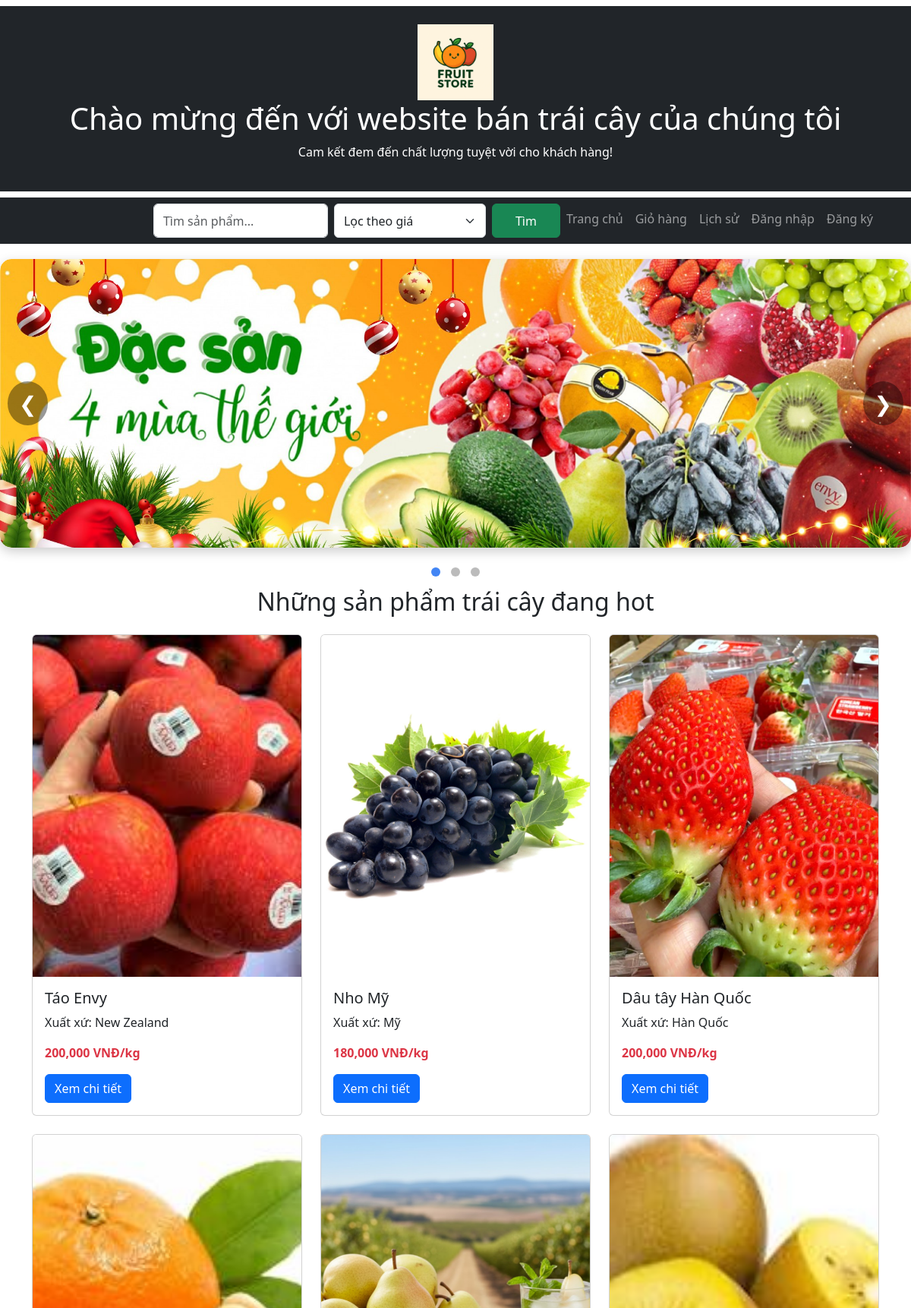
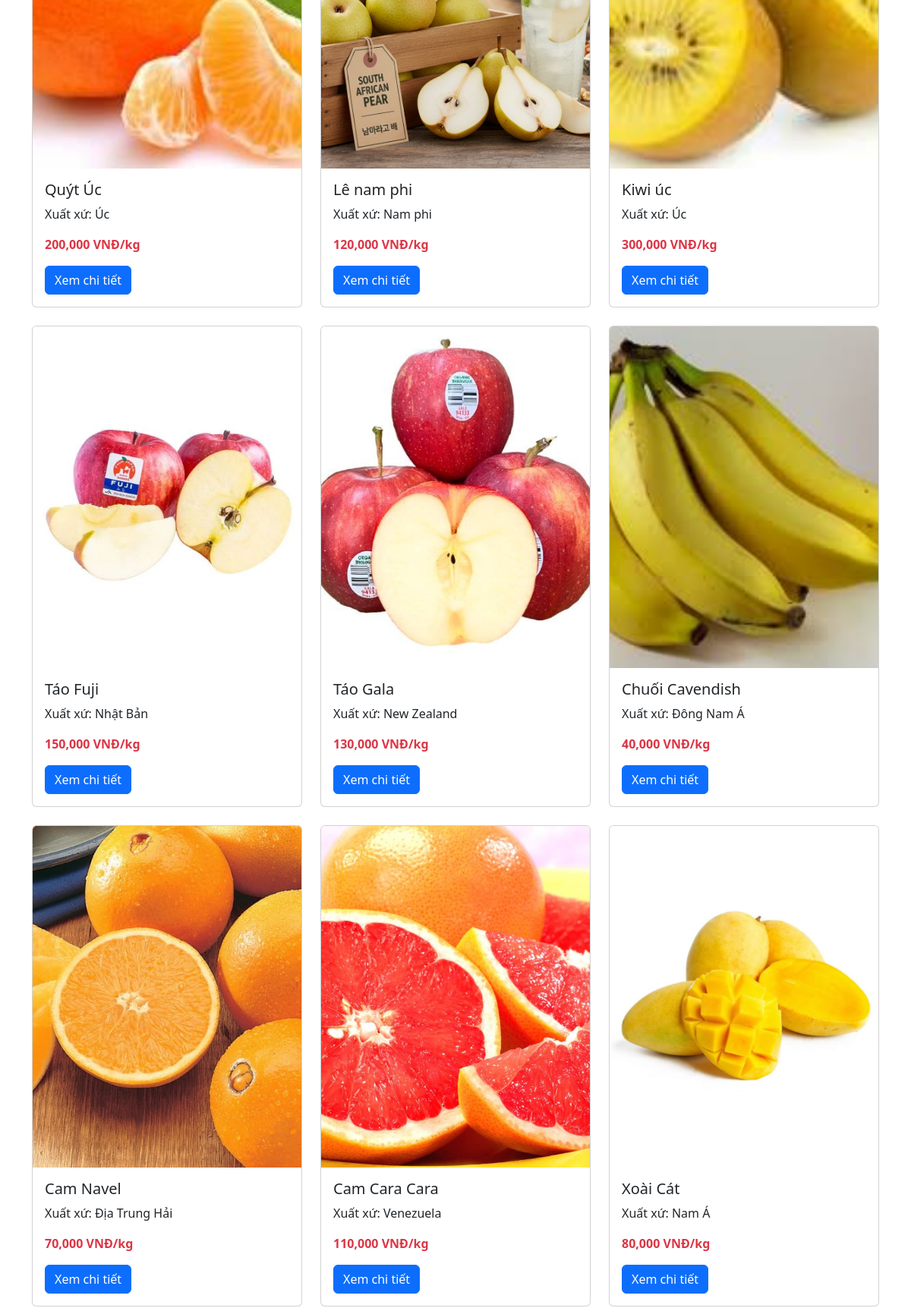
The page /traicay/index.php (upper part) on the database its author committed (2 pictures, top to bottom).
### tables this page shows
CREATE TABLE `products` (
  `id` int(11) NOT NULL,
  `name` varchar(255) DEFAULT NULL,
  `price` int(11) DEFAULT NULL,
  `image` varchar(255) DEFAULT NULL,
  `origin` varchar(255) DEFAULT NULL,
  `description` text DEFAULT NULL,
  `qr_link` varchar(255) DEFAULT NULL
);

### traicay/index.php (the view, shortened to what this page needs)
<?php
include "ketnoi.php";
$sql = "SELECT * FROM products WHERE 1";
$result = $conn->query($sql);
?>
<!DOCTYPE html>
<html lang="vi">
    <head>
        <link rel="stylesheet" href="bootstrap cdn/KT2/css/bootstrap.min.css">
    </head>
    <body>
       <div class="container-fluid py-4 my-2 bg-dark text-white text-center">
            <img src="images/logotraicay.png" alt="Logo website" width="100">
            <h1>Chào mừng đến với website bán trái cây của chúng tôi</h1>
            <p>Cam kết đem đến chất lượng tuyệt vời cho khách hàng!</p>
        </div>
        <nav class="navbar navbar-expand-sm bg-dark navbar-dark">
    <div class="container justify-content-end ">
        <ul class="navbar-nav">
            <form class="d-flex align-items-center me-auto ms-3" method="GET" action="index.php">
    <input class="form-control me-2"
           type="search"
           name="search"
           placeholder="Tìm sản phẩm..."
           value="<?= isset($_GET['search']) ? $_GET['search'] : '' ?>"
           style="width:230px; height:45px;">
    <select name="price"
            class="form-select me-2"
            style="width:200px; height:45px;"
            onchange="this.form.submit()">
        <option value="">Lọc theo giá</option>
    </select>
    <button class="btn btn-success" style="width:90px; height:45px;" type="submit">
        Tìm
    </button>
</form>
            <li class="nav-item">
                <a class="nav-link" href="index.php">Trang chủ</a>
            </li>
             <li class="nav-item">
                <a class="nav-link" href="giohang.php">Giỏ hàng</a>
            </li>
             <li class="nav-item">
                    <a class="nav-link" href="lichsu.php">Lịch sử</a>
                </li>
            <?php if(isset($_SESSION['user'])) { ?>
                <li class="nav-item">
                    <span class="nav-link text-warning">Xin chào, <?php echo $_SESSION['user']; ?>!</span>
                </li>
                <li class="nav-item">
                    <a class="nav-link text-danger" href="dangxuat.php">Đăng xuất</a>
                </li>
            <?php } else { ?>
                <li class="nav-item">
                    <a class="nav-link" href="dangnhap.php">Đăng nhập</a>
                </li>
                <li class="nav-item">
                    <a class="nav-link" href="dangky.php">Đăng ký</a>
                </li>
            <?php } ?>
        </ul>
    </div>
</nav>
<div class="slider-container">
    <div class="slider-wrapper" id="sliderWrapper">
        <div class="slider-slide">
            <img src="images/banner4.jpg">
        </div>
    </div>
    <button id="prevBtn" class="slider-btn">&#10094;</button>
    <button id="nextBtn" class="slider-btn">&#10095;</button>
</div>
<div class="dot-box">
    <span class="dot" onclick="goToSlide(0)"></span>
    <span class="dot" onclick="goToSlide(1)"></span>
    <span class="dot" onclick="goToSlide(2)"></span>
</div>
        <div class="container my-2">
            <h2 class="text-center mb-4">Những sản phẩm trái cây đang hot</h2>
            <div class="row row-cols-1 row-cols-md-3 g-4">
<?php
while ($row = $result->fetch_assoc()) {
?>
    <div class="col">
        <div class="card h-100">
            <img src="<?= $row['image']; ?>" class="card-img-top" width="1450px" height="450px" style="object-fit:cover;">
            <div class="card-body">
                <h5 class="card-title"><?= $row['name']; ?></h5>
                <p class="card-text">Xuất xứ: <?= $row['origin']; ?></p>
                <p class="text-danger fw-bold"><?= number_format($row['price']); ?> VNĐ/kg</p>
                <a href="chitiet.php?id=<?= $row['id']; ?>" class="btn btn-primary">
                    Xem chi tiết
                </a>
            </div>
        </div>
    </div>
<?php
}
?>
</div>
    </body>
</html>

### traicay/index.php (style rules this page uses)
.slider-container { width: 100%; max-width: 1300px; height: 380px; margin: 20px auto; position: relative; overflow: hidden; border-radius: 15px; box-shadow: 0 5px 15px rgba(0,0,0,0.2); }
.slider-wrapper { display: flex; height: 100%; transition: transform 0.6s ease; }
.slider-slide { width: 100%; flex-shrink: 0; }
.slider-slide img { width: 100%; height: 380px; object-fit: cover; border-radius: 15px; }
.slider-btn { position: absolute; top: 50%; transform: translateY(-50%); background: rgba(0,0,0,0.4); color: white; border: none; font-size: 28px; padding: 8px 15px; cursor: pointer; border-radius: 50%; transition: 0.3s; }
#prevBtn { left: 10px; }
#nextBtn { right: 10px; }
.dot-box { text-align: center; margin-top: 10px; }
.dot { height: 12px; width: 12px; margin: 0 5px; background-color: #bbb; border-radius: 50%; display: inline-block; cursor: pointer; }
.dot.active { background-color: #4285F4; }

### rows shown on the page
products: image (picture), name "Táo Envy", origin "New Zealand", price "200,000"
products: image (picture), name "Nho Mỹ", origin "Mỹ", price "180,000"
products: image (picture), name "Dâu tây Hàn Quốc", origin "Hàn Quốc", price "200,000"
products: image (picture), name "Quýt Úc", origin "Úc", price "200,000"
products: image (picture), name "Lê nam phi", origin "Nam phi", price "120,000"
products: image (picture), name "Kiwi úc", origin "Úc", price "300,000"
products: image (picture), name "Táo Fuji", origin "Nhật Bản", price "150,000"
products: image (picture), name "Táo Gala", origin "New Zealand", price "130,000"
products: image (picture), name "Chuối Cavendish", origin "Đông Nam Á", price "40,000"
products: image (picture), name "Cam Navel", origin "Địa Trung Hải", price "70,000"
products: image (picture), name "Cam Cara Cara", origin "Venezuela", price "110,000"
products: image (picture), name "Xoài Cát", origin "Nam Á", price "80,000"
